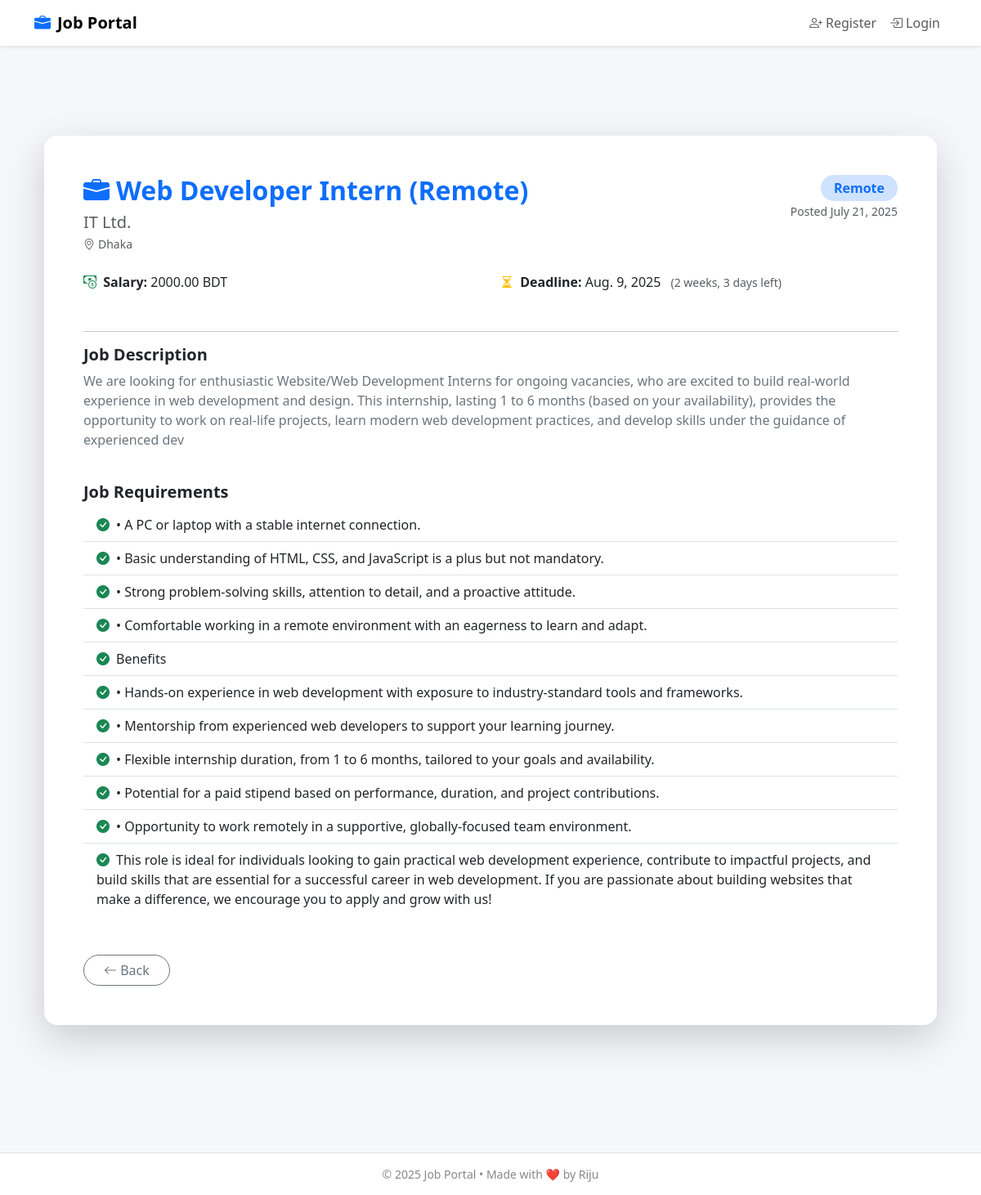
Page /jobDetailsPage/1/ on the earlier database version.
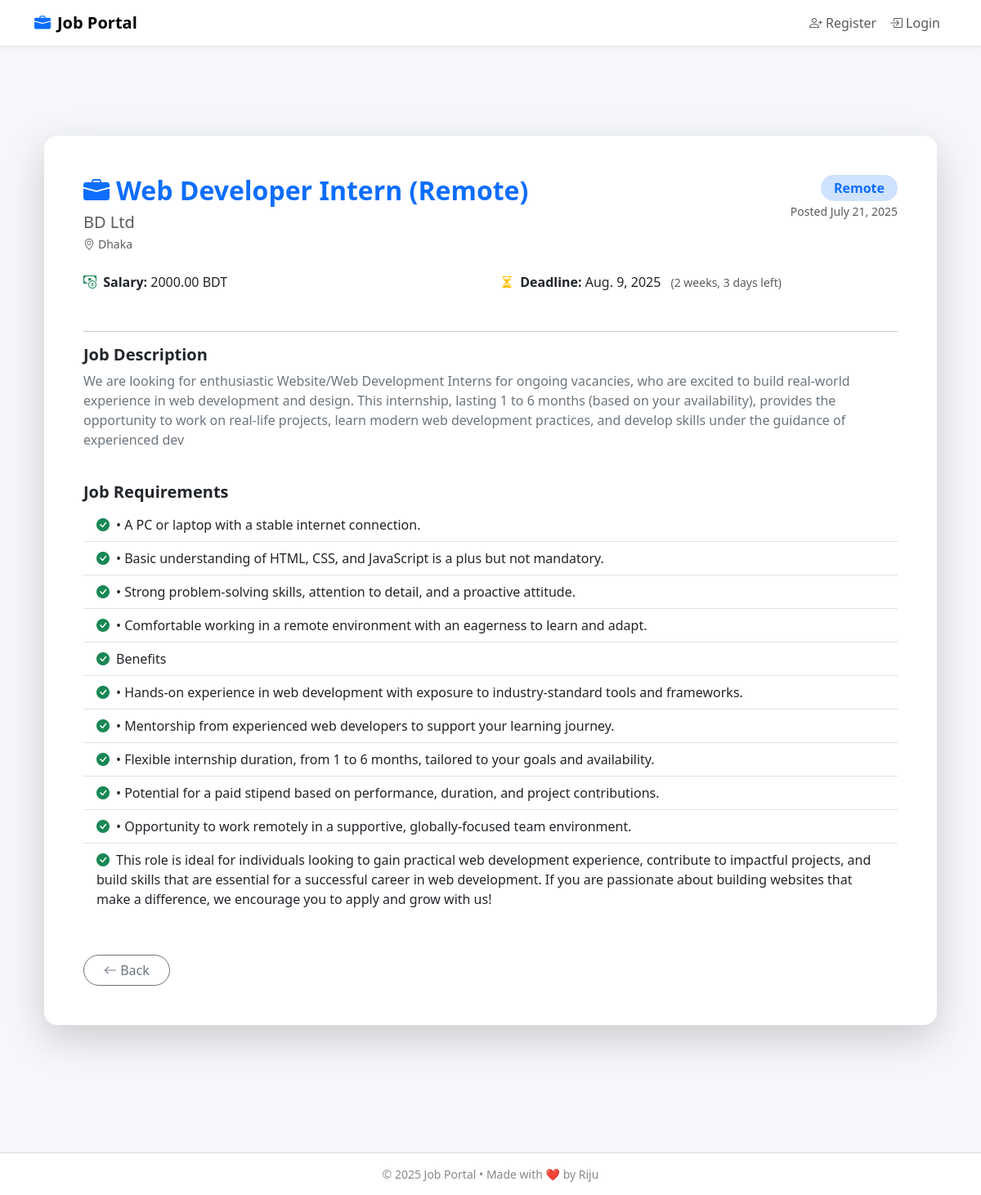
Same page on the later database version.
### employer_app/models.py (models this page shows, shortened)
class JobModel(models.Model):
    JOB_TYPE_CHOICES = [
        ('Full-Time', 'Full-Time'),
        ('Remote', 'Remote'),
        ('Internship', 'Internship'),
    ]
    employer = models.ForeignKey(EmployerProfileModel,on_delete=models.CASCADE,related_name='jobs',null=True)
    title = models.CharField(max_length=255)
    description = models.TextField()
    requirements = models.TextField()
    salary = models.DecimalField(max_digits=10, decimal_places=2, null=True, blank=True)
    job_type = models.CharField(max_length=20, choices=JOB_TYPE_CHOICES)
    deadline = models.DateField()
    posted_date = models.DateField(auto_now_add=True)

class EmployerProfileModel(models.Model):
    employer_user = models.OneToOneField(CustomUserModel , on_delete=models.CASCADE,null=True, related_name='employer_profile')
    company_name = models.CharField(max_length=255)
    email = models.EmailField()
    phone = models.CharField(max_length=20)
    about_company = models.TextField(blank=True, null=True)
    company_logo = models.ImageField(upload_to='Media/company_logos/', null=True)
    location = models.CharField(max_length=255, blank=True, null=True)

### employer_app/views.py (the view)
# urls.py: path('jobDetailsPage/<str:id>/',jobDetailsPage, name='jobDetailsPage'),
def jobDetailsPage(request, id):
    job = JobModel.objects.get(id=id)
    return render(request, 'jobDetails.html',{'job':job})

### employer_app/templates/jobDetails.html (shortened to what this page needs)
{% extends 'master/master.html' %}
{% block body %}
<div class="container my-5">
  <div class="card border-0 shadow-lg rounded-4 p-5 bg-white">
    <div class="d-flex justify-content-between align-items-start flex-wrap mb-4">
      <div>
        <h2 class="text-primary fw-bold mb-2">
          <i class="bi bi-briefcase-fill me-2"></i>{{ job.title }}
        </h2>
        <h5 class="text-muted mb-1">{{ job.employer.company_name }}</h5>
        <p class="text-muted small mb-0">
          <i class="bi bi-geo-alt me-1"></i>{{ job.employer.location }}
        </p>
      </div>
      <div class="text-end">
        <span class="badge bg-primary-subtle text-primary px-3 py-2 fs-6 rounded-pill">{{ job.job_type }}</span>
        <br>
        <small class="text-muted">Posted {{ job.posted_date }}</small>
      </div>
    </div>
    <div class="row mb-4">
      <div class="col-md-6 mb-2">
        <i class="bi bi-cash-coin me-1 text-success"></i>
        <strong>Salary:</strong> {{ job.salary }} BDT
      </div>
      <div class="col-md-6 mb-2">
        <i class="bi bi-hourglass-split me-1 text-warning"></i>
        <strong>Deadline:</strong> {{ job.deadline }}
        <small class="text-muted ms-2">({{ job.deadline|timeuntil }} left)</small>
      </div>
    </div>
    <hr>
    <div class="mb-4">
      <h5 class="text-dark fw-semibold mb-2">Job Description</h5>
      <p class="text-secondary">{{ job.description }}</p>
    </div>
    <div class="mb-4">
      <h5 class="text-dark fw-semibold mb-2">Job Requirements</h5>
<ul class="list-group list-group-flush">
  {% for requirement in job.requirements.splitlines %}
    {% if requirement %}
    <li class="list-group-item">
      <i class="bi bi-check-circle-fill text-success me-2"></i>{{ requirement }}
    </li>
    {% endif %}
  {% endfor %}
</ul>
    </div>
    <div class="d-flex justify-content-between align-items-center flex-wrap mt-4">
      <a href="{% url 'dashboardPage' %}" class="btn btn-outline-secondary rounded-pill px-4">
        <i class="bi bi-arrow-left"></i> Back
      </a>
    </div>
  </div>
</div>
{% endblock %}

Differences in the rows shown:
changed through a linked row, JobModel "Web Developer Intern (Remote)": employer.company_name "IT Ltd." → "BD Ltd"
